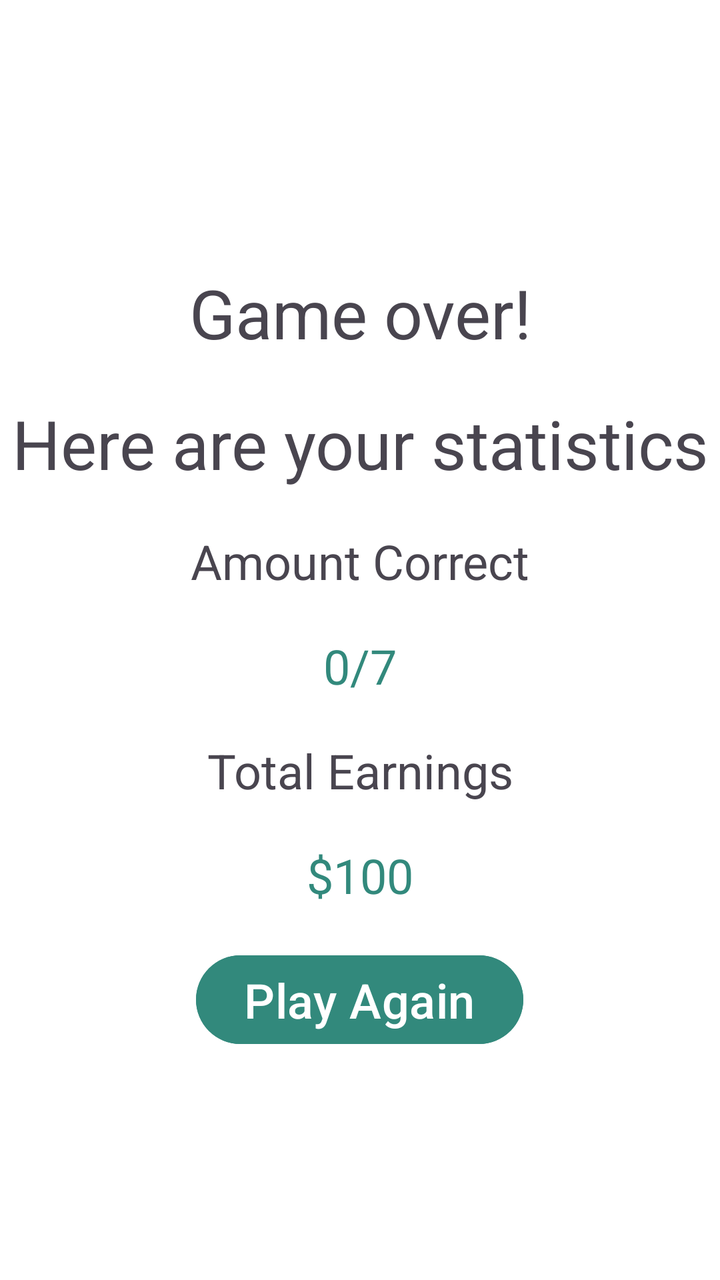
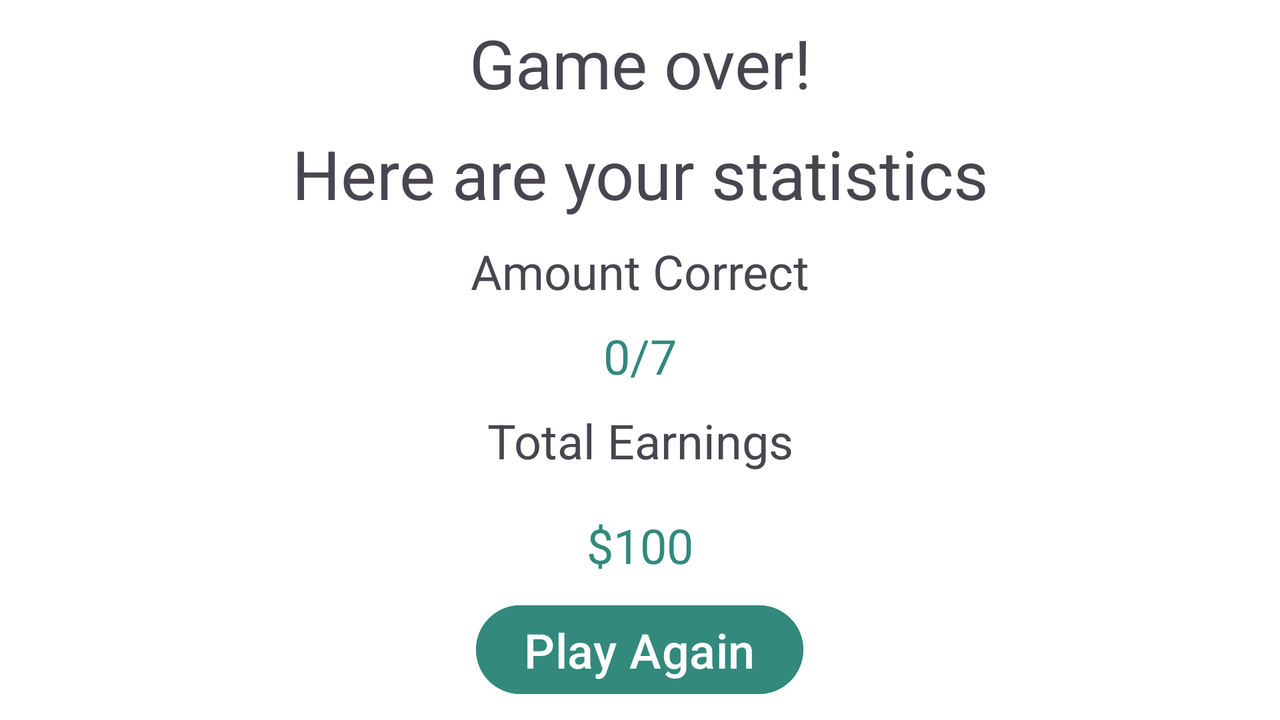

One screen, two layout resources from the same app: the default and the repository's alternative for another configuration. Each is rendered where Android would select it; the XML of both is given below.
<!-- AndroidManifest.xml: application theme Theme.BCS421_Week05HW -->
<!-- res/layout/activity_stats.xml -->
<?xml version="1.0" encoding="utf-8"?>
<LinearLayout xmlns:android="http://schemas.android.com/apk/res/android"
    xmlns:app="http://schemas.android.com/apk/res-auto"
    xmlns:tools="http://schemas.android.com/tools"
    android:layout_width="match_parent"
    android:layout_height="match_parent"
    android:background="#FFFFFF"
    android:gravity="center_horizontal|center_vertical"
    android:orientation="vertical"
    tools:context=".MainActivity">

    <Space
        android:layout_width="match_parent"
        android:layout_height="20dp" />

    <TextView
        android:id="@+id/TextViewGameOver"
        android:layout_width="match_parent"
        android:layout_height="wrap_content"
        android:layout_gravity="center_horizontal|center_vertical"
        android:gravity="center_horizontal|center_vertical"
        android:text="@string/game_over"
        android:textSize="34sp" />

    <Space
        android:layout_width="match_parent"
        android:layout_height="20dp" />

    <TextView
        android:id="@+id/TextViewStatistics"
        android:layout_width="match_parent"
        android:layout_height="wrap_content"
        android:layout_gravity="center_horizontal|center_vertical"
        android:gravity="center_horizontal|center_vertical"
        android:text="@string/statistics"
        android:textSize="34sp" />

    <Space
        android:layout_width="match_parent"
        android:layout_height="20dp" />

    <TextView
        android:id="@+id/textViewStatistics"
        android:layout_width="match_parent"
        android:layout_height="wrap_content"
        android:layout_gravity="center_horizontal|center_vertical"
        android:gravity="center_horizontal|center_vertical"
        android:text="@string/amount_correct"
        android:textSize="24sp" />

    <Space
        android:layout_width="match_parent"
        android:layout_height="20dp" />

    <TextView
        android:id="@+id/amountCorrectText"
        android:layout_width="match_parent"
        android:layout_height="wrap_content"
        android:layout_gravity="center_horizontal|center_vertical"
        android:gravity="center_horizontal|center_vertical"
        android:text="0/7"
        android:textColor="#32897C"
        android:textSize="24sp" />

    <Space
        android:layout_width="match_parent"
        android:layout_height="20dp" />

    <TextView
        android:id="@+id/textViewStatistics3"
        android:layout_width="match_parent"
        android:layout_height="wrap_content"
        android:layout_gravity="center_horizontal|center_vertical"
        android:gravity="center_horizontal|center_vertical"
        android:text="@string/total_earnings"
        android:textSize="24sp" />

    <Space
        android:layout_width="match_parent"
        android:layout_height="20dp" />

    <TextView
        android:id="@+id/earningsText"
        android:layout_width="match_parent"
        android:layout_height="wrap_content"
        android:layout_gravity="center_horizontal|center_vertical"
        android:gravity="center_horizontal|center_vertical"
        android:text="$100"
        android:textColor="#32897C"
        android:textSize="24sp" />

    <Space
        android:layout_width="match_parent"
        android:layout_height="20dp" />

    <Button
        android:id="@+id/playAgainButton"
        android:layout_width="wrap_content"
        android:layout_height="wrap_content"
        android:backgroundTint="#32897C"
        android:text="Play Again"
        android:textSize="24sp" />

</LinearLayout>
<!-- resources referenced by this layout -->
<resources>
  <string name="amount_correct">Amount Correct</string>
  <string name="game_over">Game over!</string>
  <string name="statistics">Here are your statistics</string>
  <string name="total_earnings">Total Earnings</string>
  <style name="Theme.BCS421_Week05HW" parent="Base.Theme.BCS421_Week05HW" />
  <style name="Base.Theme.BCS421_Week05HW" parent="Theme.Material3.DayNight.NoActionBar">
          
          
      </style>
</resources>
<!-- res/layout-land/activity_stats.xml (the repository's variant of the layout above) -->
<!-- drawn on the phone turned sideways -->
<?xml version="1.0" encoding="utf-8"?>
<LinearLayout xmlns:android="http://schemas.android.com/apk/res/android"
    xmlns:app="http://schemas.android.com/apk/res-auto"
    xmlns:tools="http://schemas.android.com/tools"
    android:layout_width="match_parent"
    android:layout_height="match_parent"
    android:background="#FFFFFF"
    android:gravity="center_horizontal|center_vertical"
    android:orientation="vertical"
    tools:context=".MainActivity">

    <TextView
        android:id="@+id/TextViewGameOver"
        android:layout_width="match_parent"
        android:layout_height="wrap_content"
        android:layout_gravity="center_horizontal|center_vertical"
        android:gravity="center_horizontal|center_vertical"
        android:text="@string/game_over"
        android:textSize="34sp" />

    <Space
        android:layout_width="match_parent"
        android:layout_height="10dp" />

    <TextView
        android:id="@+id/TextViewStatistics"
        android:layout_width="match_parent"
        android:layout_height="wrap_content"
        android:layout_gravity="center_horizontal|center_vertical"
        android:gravity="center_horizontal|center_vertical"
        android:text="@string/statistics"
        android:textSize="34sp" />

    <Space
        android:layout_width="match_parent"
        android:layout_height="10dp" />

    <TextView
        android:id="@+id/textViewStatistics"
        android:layout_width="match_parent"
        android:layout_height="wrap_content"
        android:layout_gravity="center_horizontal|center_vertical"
        android:gravity="center_horizontal|center_vertical"
        android:text="@string/amount_correct"
        android:textSize="24sp" />

    <Space
        android:layout_width="match_parent"
        android:layout_height="10dp" />

    <TextView
        android:id="@+id/amountCorrectText"
        android:layout_width="match_parent"
        android:layout_height="wrap_content"
        android:layout_gravity="center_horizontal|center_vertical"
        android:gravity="center_horizontal|center_vertical"
        android:text="0/7"
        android:textColor="#32897C"
        android:textSize="24sp" />

    <Space
        android:layout_width="match_parent"
        android:layout_height="10dp" />

    <TextView
        android:id="@+id/textViewStatistics3"
        android:layout_width="match_parent"
        android:layout_height="wrap_content"
        android:layout_gravity="center_horizontal|center_vertical"
        android:gravity="center_horizontal|center_vertical"
        android:text="@string/total_earnings"
        android:textSize="24sp" />

    <Space
        android:layout_width="match_parent"
        android:layout_height="20dp" />

    <TextView
        android:id="@+id/earningsText"
        android:layout_width="match_parent"
        android:layout_height="wrap_content"
        android:layout_gravity="center_horizontal|center_vertical"
        android:gravity="center_horizontal|center_vertical"
        android:text="$100"
        android:textColor="#32897C"
        android:textSize="24sp" />

    <Space
        android:layout_width="match_parent"
        android:layout_height="10dp" />

    <Button
        android:id="@+id/playAgainButton"
        android:layout_width="wrap_content"
        android:layout_height="wrap_content"
        android:backgroundTint="#32897C"
        android:text="Play Again"
        android:textSize="24sp" />

</LinearLayout>
